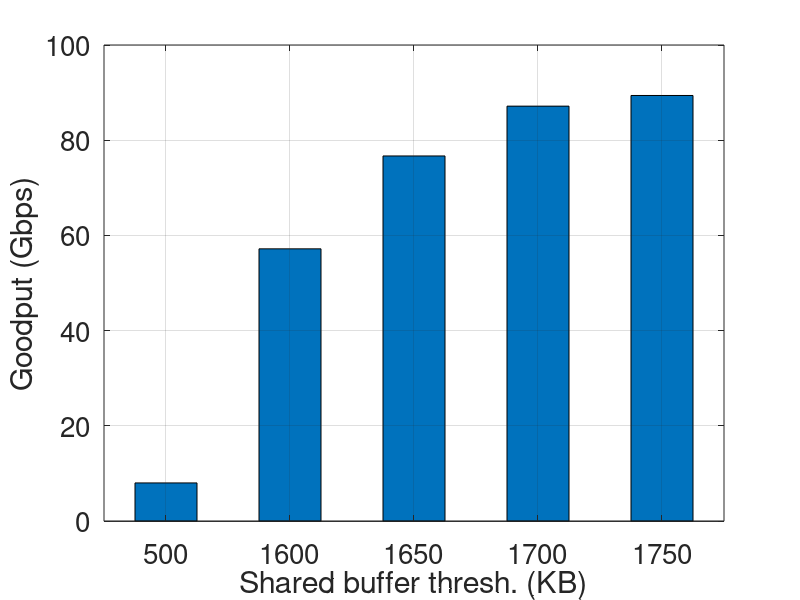

Write MATLAB code to recreate this figure.
data = [8.04; 57.2; 76.7; 87.16; 89.4];

b = bar(data, 0.5);
figure(1);
width=900;
height=480;
left=100;
bottem=0;

xlabel('Shared buffer thresh. (KB)','FontSize', 20);
ylabel('Goodput (Gbps)','FontSize', 20);
set(gca,'XTickLabel',{'500','1600','1650','1700','1750'}, 'FontSize', 20);

axis([0.5 5.5 0 100]);

grid on;